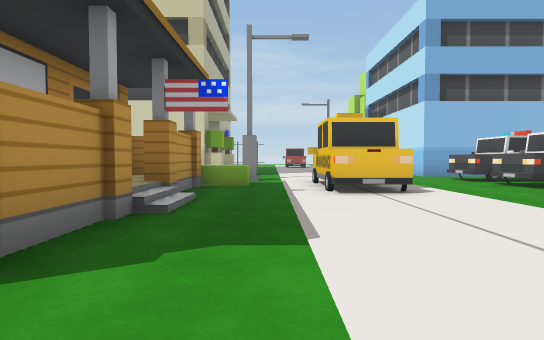
[1] (above)

24 first-person views from a walk through a scene from a Unity 3-D project. The camera is 1.2 m above the floor, tilts 2° down and sees 80° across. The floor is counted in squares, 2 m on a side. Each view is taken from the middle of a square. On the plan, view 1 faces up. The plan holds only what a view shows up to about 10 squares ahead; the rest is blank. The place goes on beyond the plan. The player is left out. Some surface patterns are stand-ins.

[2]
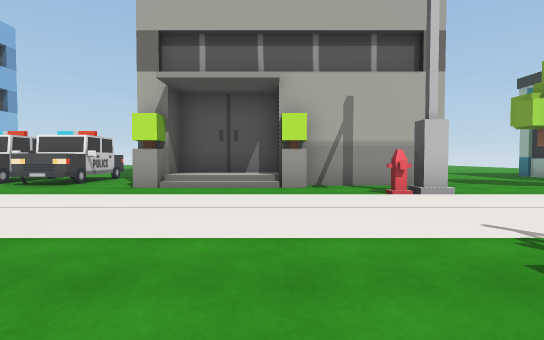

[3]
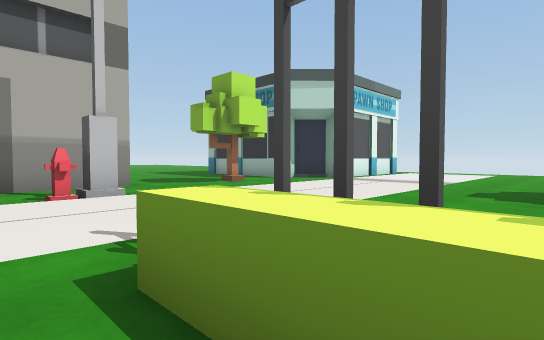

[4]
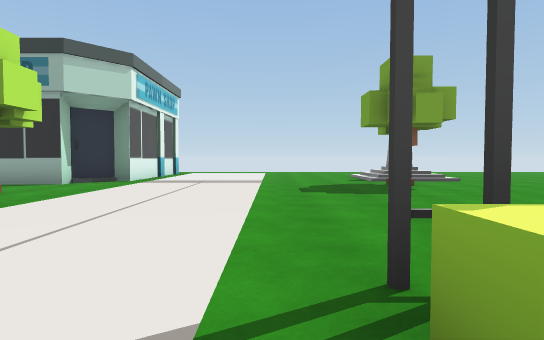

[5]
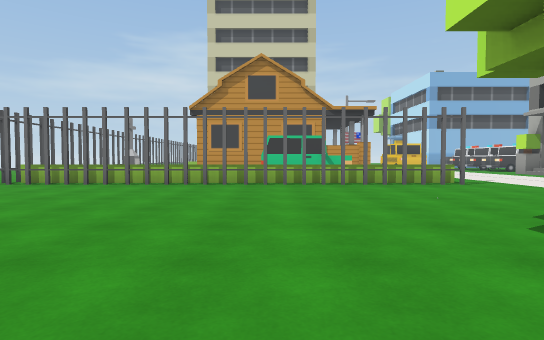

[6]
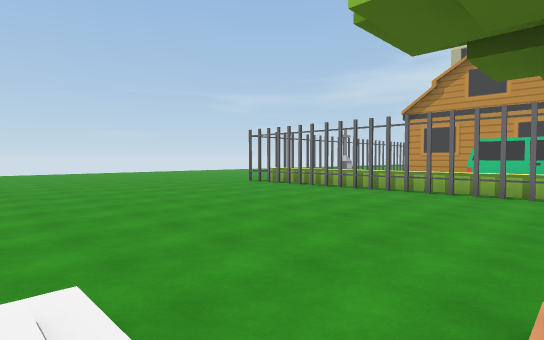

[7]
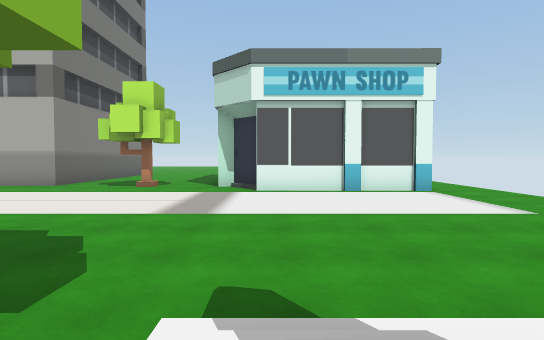

[8]
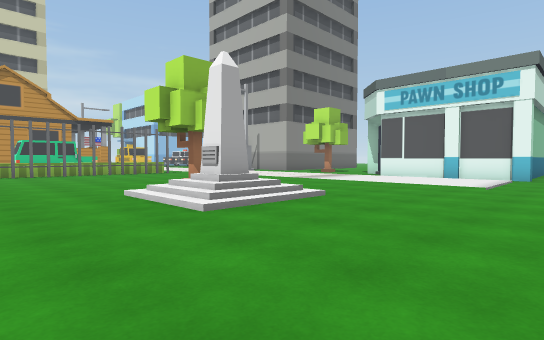

[9]
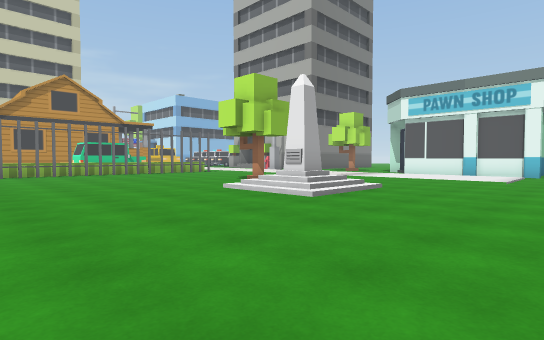

[10]
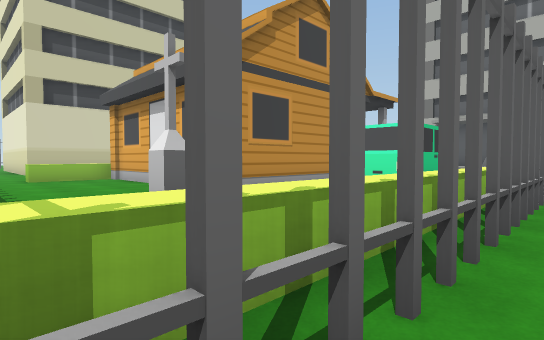

[11]
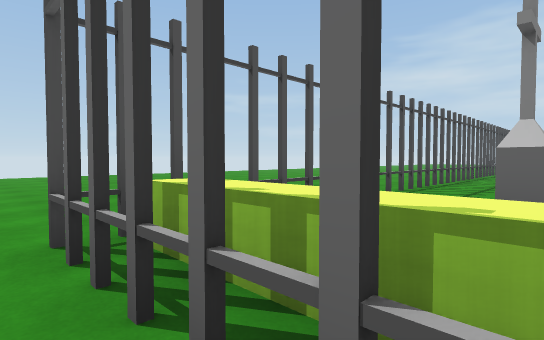

[12]
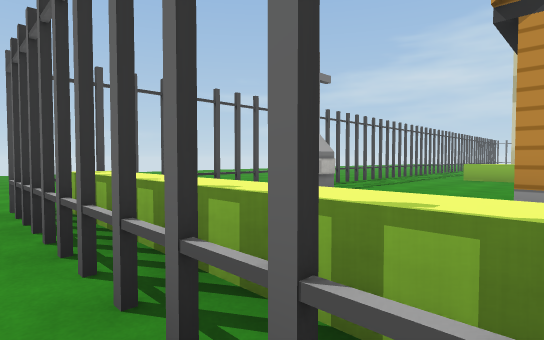

[13]
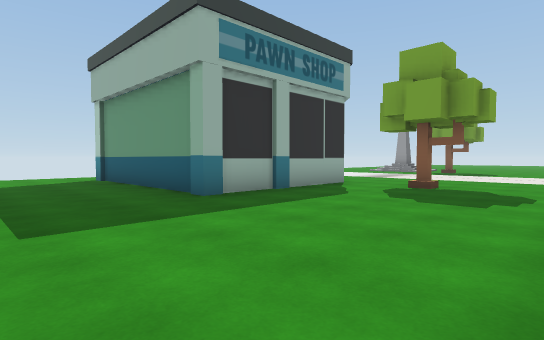

[14]
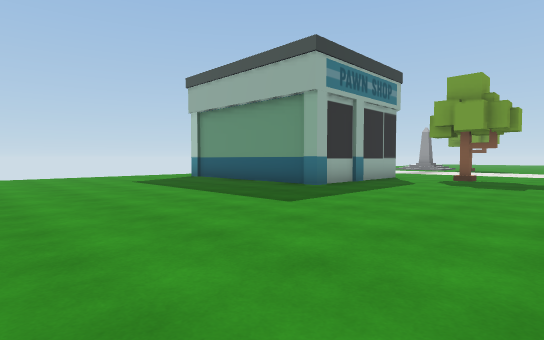

[15]
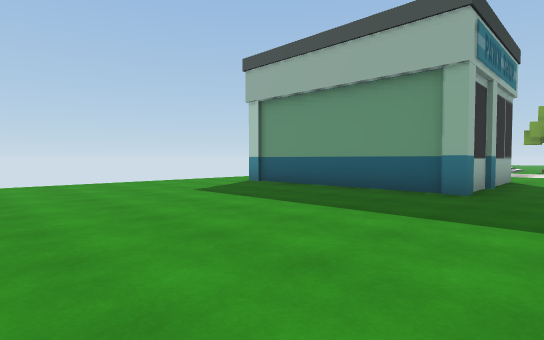

[16]
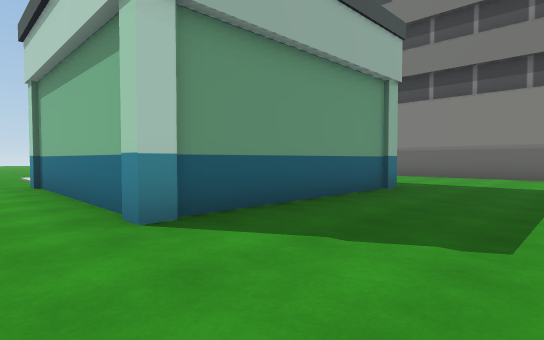

[17]
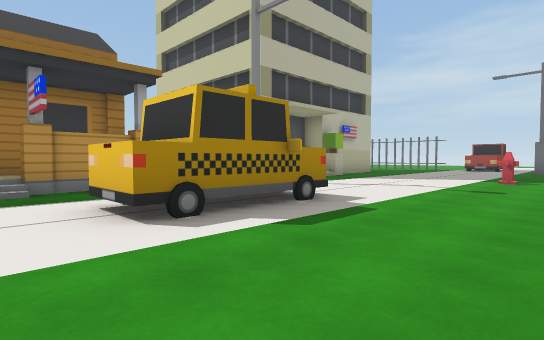

[18]
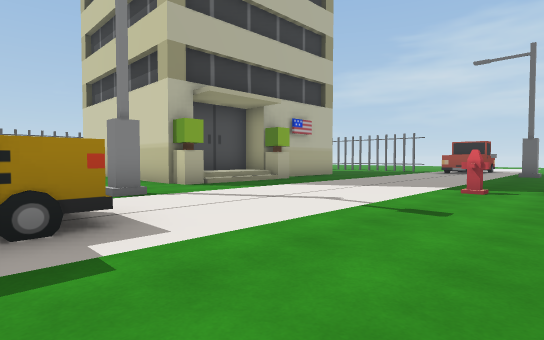

[19]
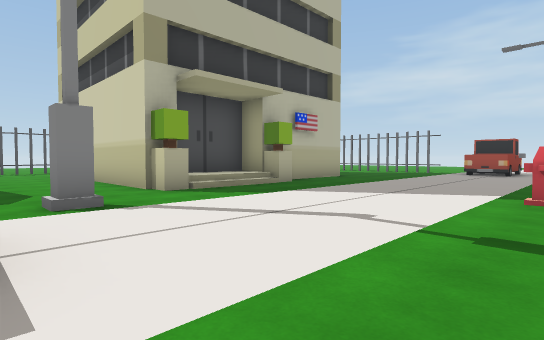

[20]
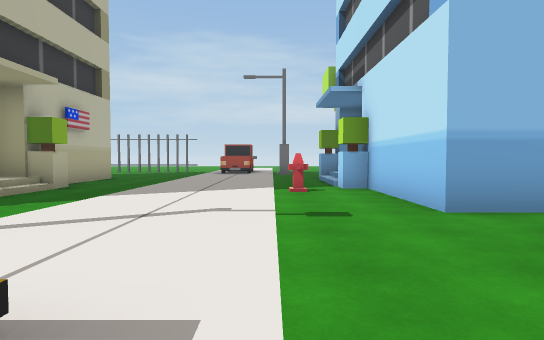

[21]
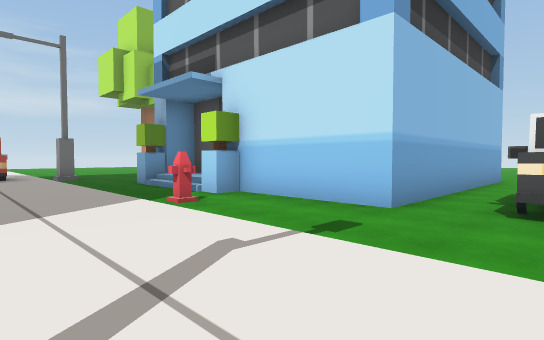

[22]
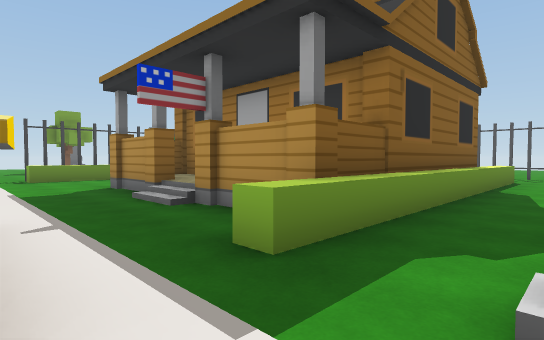

[23]
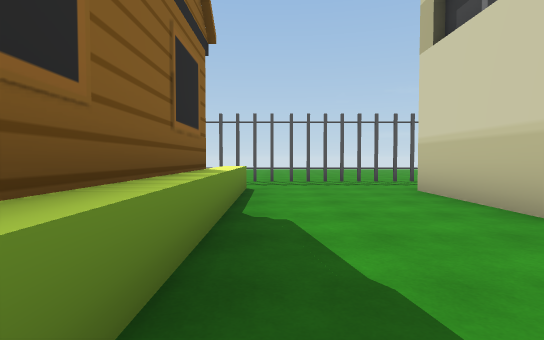

[24]
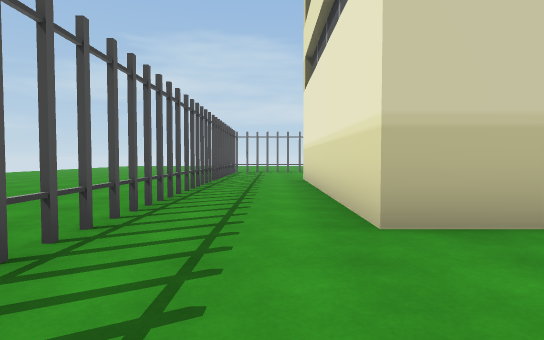

### Floor plan
Key: @ floor where view 1 was taken; # wall or solid block; . floor; / step, stairs or slope; = window, fence, low wall or low ledge; ^ raised ledge; H house; Y hydrant; T tree; C car; O other object.
Columns run from 12 left of view 1 to 15 right of it. Each row starts with its distance up from view 1.
 19              .....
 18 #...        ......
 17 #..#     #.......##
 16 =..#     #......./#
 15 =..#     #......./
 14 #..#     ##......#
 13 =..#     #/.....Y#
 12 #..#     #/......#
 11 #..########......########
 10 =.......................
  9 #...........#.....OOO
  8 #............OO...O.
  7 =..^H^^^^HH^.#O...OOO
  6 #....     H..##...O.
  5 #....     H/.OO...OOO
  4 =....      /........
  3 #....     H......##
  2 =        HH....../#
  1 #         ......./#
  0 #      CCC..@....##
 -1 =        C........#
 -2 .^^^^^^^^^^^....Y.#
 -3 ...............//.#  ###
 -4  ...........................
 -5 ............................
 -6 .................T..........
 -7 ............................
 -8 .........T..................
 -9 .................#####......
-10    ....///......##   #......
-11    ..../O ......#    #......
-12    ....///......#    #......
-13    .............######.....
-14    ........................
-15    ........   .............

Positions as (right, up) in squares from view 1, and headings:
1: (0, 0), facing up
2: (-2, 0), facing right
3: (-2, -1), facing down-right
4: (0, -1), facing down
5: (-5, -10), facing up
6: (-3, -10), facing up-left
7: (-4, -10), facing right
8: (-7, -15), facing up-right
9: (-9, -15), facing up-right
10: (-11, -3), facing up-right
11: (-9, -3), facing up-left
12: (-7, -3), facing up-left
13: (12, -4), facing down-left
14: (15, -4), facing down-left
15: (15, -7), facing down-left
16: (12, -15), facing up-left
17: (5, 4), facing up-left
18: (5, 7), facing up-left
19: (4, 8), facing up-left
20: (3, 7), facing up
21: (1, 9), facing up-right
22: (1, 9), facing down-left
23: (-3, 8), facing left
24: (-10, 8), facing up
